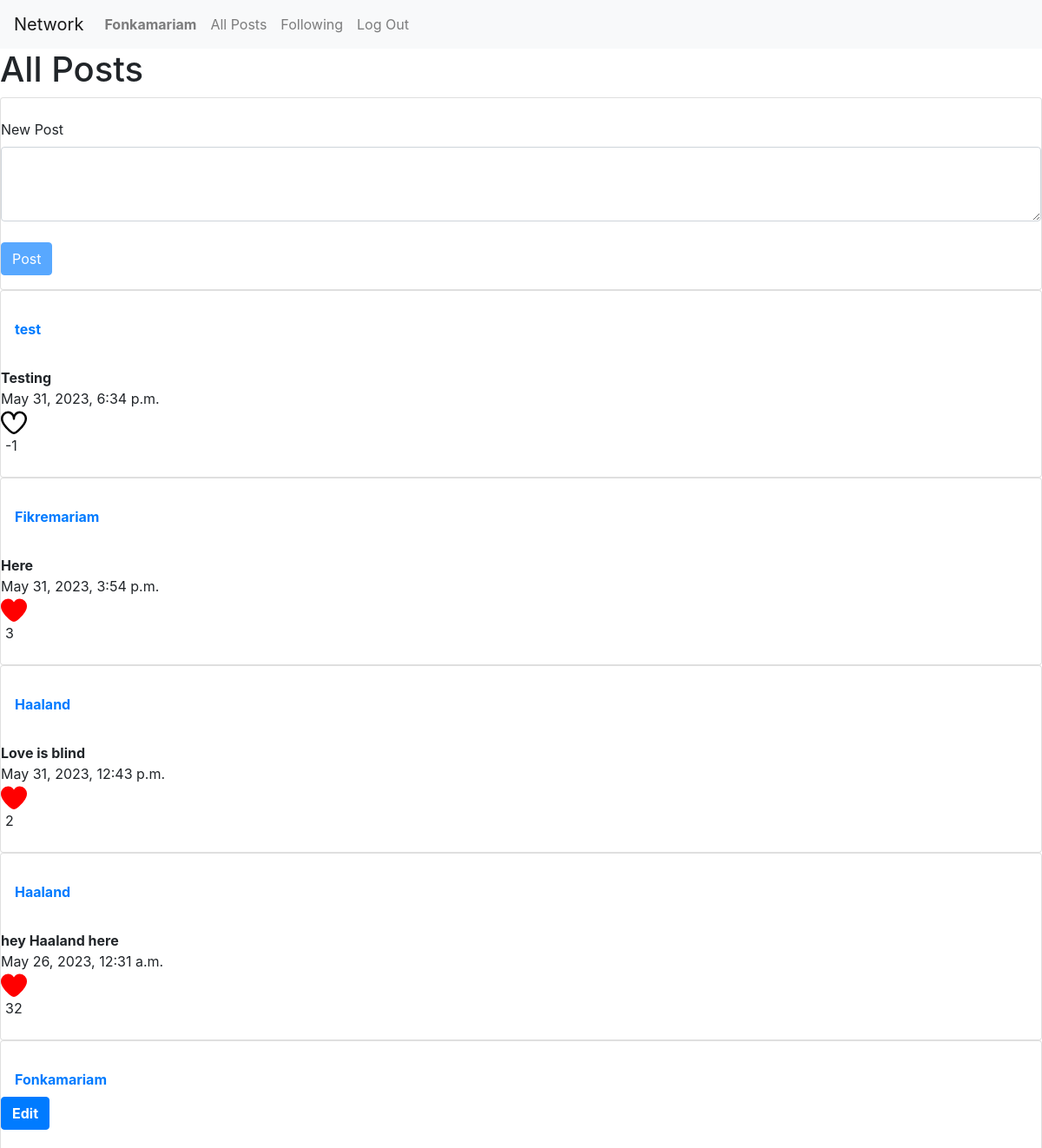
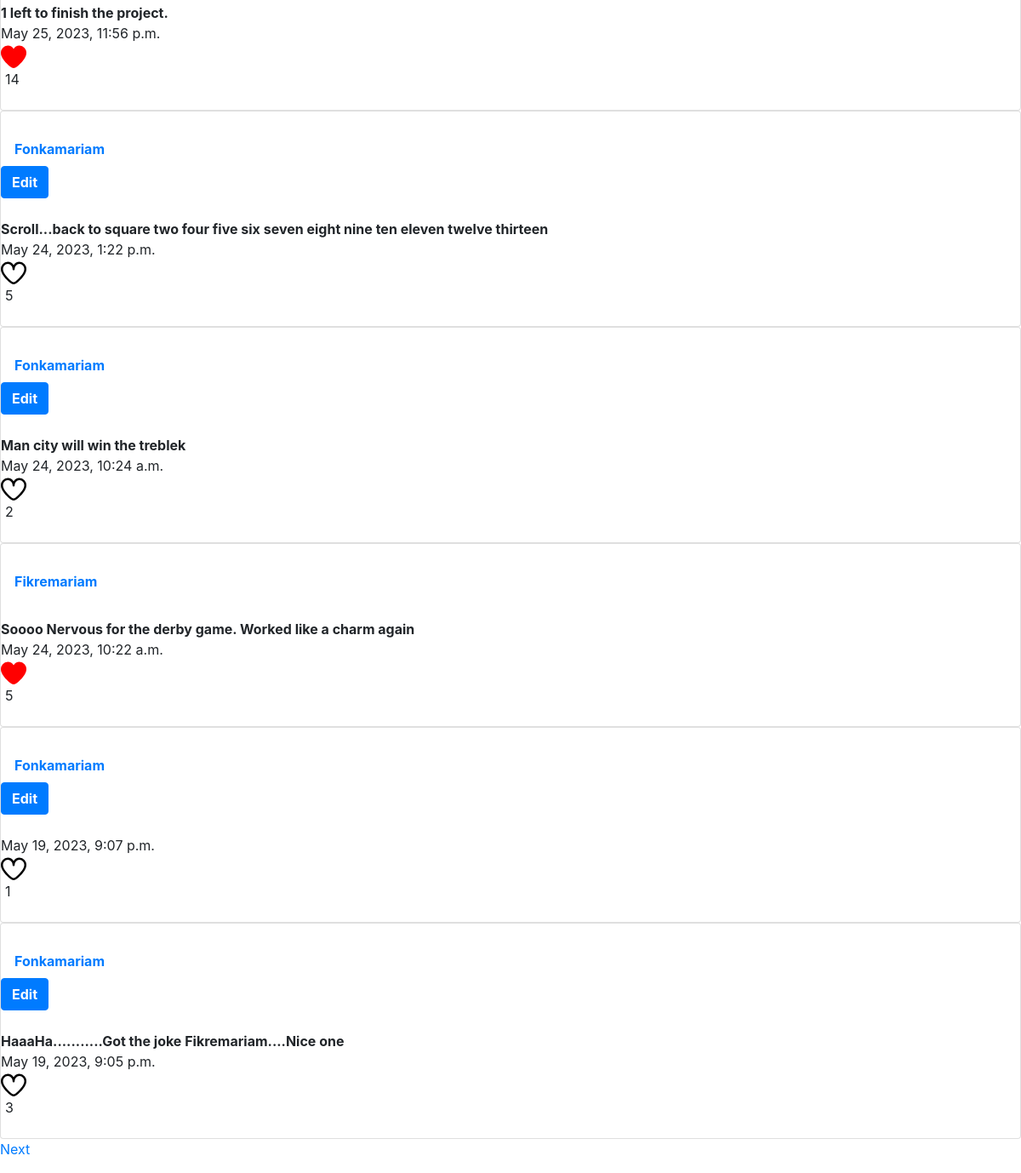
Screenshot of / (signed in) with the database file from the repository (2 pictures, top to bottom).
### network/models.py (models this page shows, shortened)
class User(AbstractUser):
    pass

class Posts(models.Model):
    owner= models.ForeignKey(User, on_delete=models.CASCADE, related_name="user")
    text= models.TextField()
    timestamp = models.DateTimeField(auto_now_add=True)
    like= models.IntegerField(default=0, blank=True,null=True)

### network/views.py (the view)
# urls.py: path("", views.index, name="index"),
def index(request):
    list_for_like=[]
    all_post=Posts.objects.all()
    all_post = all_post.order_by("-timestamp").all()
    page = request.GET.get('page', 1)
    paginator = Paginator(all_post, 10)
    try:
        users = paginator.page(page)
        time.sleep(1)
    except PageNotAnInteger:
        users = paginator.page(0.5)
    except EmptyPage:
        users = paginator.page(paginator.num_pages)
    if request.user.is_authenticated:
        x=request.user
        try:
            new=Like.objects.get(liker=x)
        except Like.DoesNotExist:
            new=Like.objects.create(liker=x)
            new.save()
        fonka=new.liked.iterator()
        for f in fonka:
            list_for_like.append(f)
        return render(request, "network/index.html",{"Posts":users,"user":x,"list":list_for_like})
    return render(request, "network/index.html",{"Posts":users,})

### network/templates/network/index.html (shortened to what this page needs)
{% extends "network/layout.html" %}
{% load static %}
{% block body %}
{% if user.is_authenticated %}
    <h1>All Posts</h1>
    <div class="card">
    <form  action="{% url 'create' %}" method="post">
        <div class="form-group" >
          <br>
          <label for="post">New Post</label>
          <textarea class="form-control" id="post" name="value" rows="3" cols="8" ></textarea>
          <br>
          <input type="submit" id="submitbutton" class="btn btn-primary" disabled="true" value="Post">
        </div>
      </form>
    </div>
    {% endif %}
    {% for post in Posts %}
    <div class="card" row="3">
      <br>
      {% if user.is_authenticated %}
      <a class="nav-link" href="/{{post.owner}}"><strong> {{post.owner}}</strong></a>
      {%else%}
      <strong>{{post.owner}}</strong>
      {% endif %}
      {% if user == post.owner %}
      <button id="4{{post.id}}" style="width:min-content" onclick="Edit({{post.id}})" class="btn btn-primary"><strong> Edit </strong></button>
      {% endif %}
      <br>
      <div id="{{post.id}}"><strong>{{post.text}}</strong></div>
      <div>{{post.timestamp}}</div>
      {% if user.is_authenticated %}
      {% if post in list %}
      <svg id="after_like{{post.id}}"  fill="red" onclick="after_like({{post.id}})" height="30px" width="30px" xmlns="http://www.w3.org/2000/svg"  viewBox="0 0 24 24"><title>Unlike</title><path d="M17.5,1.917a6.4,6.4,0,0,0-5.5,3.3,6.4,6.4,0,0,0-5.5-3.3A6.8,6.8,0,0,0,0,8.967c0,4.547,4.786,9.513,8.8,12.88a4.974,4.974,0,0,0,6.4,0C19.214,18.48,24,13.514,24,8.967A6.8,6.8,0,0,0,17.5,1.917Zm-3.585"/></svg>
      <div id="like{{post.id}}" class="pad">{{post.like}}</div>
      {% else %}
      <svg id="before_like{{post.id}}" onclick="before_like({{post.id}})"  xmlns="http://www.w3.org/2000/svg" height="30px" width="30px" viewBox="0 0 24 24"><title>Like</title><path d="M17.5,1.917a6.4,6.4,0,0,0-5.5,3.3,6.4,6.4,0,0,0-5.5-3.3A6.8,6.8,0,0,0,0,8.967c0,4.547,4.786,9.513,8.8,12.88a4.974,4.974,0,0,0,6.4,0C19.214,18.48,24,13.514,24,8.967A6.8,6.8,0,0,0,17.5,1.917Zm-3.585,18.4a2.973,2.973,0,0,1-3.83,0C4.947,16.006,2,11.87,2,8.967a4.8,4.8,0,0,1,4.5-5.05A4.8,4.8,0,0,1,11,8.967a1,1,0,0,0,2,0,4.8,4.8,0,0,1,4.5-5.05A4.8,4.8,0,0,1,22,8.967C22,11.87,19.053,16.006,13.915,20.313Z"/></svg>
      <div id="like{{post.id}}" class="pad">{{post.like}}</div>
      {% endif %}
      {% endif %}
      <br>
    </div>
      {% endfor %}
      {% if Posts.has_other_pages %}
  <ul class="pagination">
    {% if Posts.has_next %}
      <li class="next"><a href="?page={{ Posts.next_page_number }}">Next</a></li>
          {% endif %}
  </ul>
{% endif %}
{% endblock %}

### network/templates/network/layout.html (shortened to what this page needs)
{% load static %}
<!DOCTYPE html>
<html lang="en">
    <head>
        <link rel="stylesheet" href="https://stackpath.bootstrapcdn.com/bootstrap/4.4.1/css/bootstrap.min.css">
        <link href="{% static 'network/styles.css' %}" rel="stylesheet">
    </head>
    <body>
        <nav class="navbar navbar-expand-lg navbar-light bg-light">
            <a class="navbar-brand" href="#">Network</a>
            <div>
              <ul class="navbar-nav mr-auto">
                {% if user.is_authenticated %}
                    <li class="nav-item">
                        <a class="nav-link" href="/{{user.username}}"><strong> {{user.username}}</strong></a>
                    </li>
                {% endif %}
                <li class="nav-item">
                  <a class="nav-link" href="{% url 'index' %}">All Posts</a>
                </li>
                {% if user.is_authenticated %}
                    <li class="nav-item">
                        <a class="nav-link" href="{% url 'following' %}">Following</a>
                    </li>
                    <li class="nav-item">
                        <a class="nav-link" href="{% url 'logout' %}">Log Out</a>
                    </li>
                {% endif %}
              </ul>
            </div>
          </nav>
        <div class="body">
            {% block body %}
            {% endblock %}
        </div>
    </body>
</html>

### network/templates/network/index.html (style rules this page uses)
.pad { padding-left: 5px; }
.next { text-align: right; }
.card { height: 100%; ; width:auto ; }

### rows the page displays
User: username "Fonkamariam"
Posts: owner "test", text "Testing", timestamp "May 31, 2023, 6:34 p.m.", like "-1"
Posts: owner "Fikremariam", text "Here", timestamp "May 31, 2023, 3:54 p.m.", like "3"
Posts: owner "Haaland", text "Love is blind", timestamp "May 31, 2023, 12:43 p.m.", like "2"
Posts: owner "Haaland", text "hey Haaland here", timestamp "May 26, 2023, 12:31 a.m.", like "32"
Posts: owner "Fonkamariam", text "1 left to finish the project.", timestamp "May 25, 2023, 11:56 p.m.", like "14"
Posts: owner "Fonkamariam", text "Scroll...back to square two four five six seven eight nine ten eleven twelve thirteen", timestamp "May 24, 2023, 1:22 p.m.", like "5"
Posts: owner "Fonkamariam", text "Man city will win the treblek", timestamp "May 24, 2023, 10:24 a.m.", like "2"
Posts: owner "Fikremariam", text "Soooo Nervous for the derby game. Worked like a charm again", timestamp "May 24, 2023, 10:22 a.m.", like "5"
Posts: owner "Fonkamariam", timestamp "May 19, 2023, 9:07 p.m.", like "1"
Posts: owner "Fonkamariam", text "HaaaHa...........Got the joke Fikremariam....Nice one", timestamp "May 19, 2023, 9:05 p.m.", like "3"
